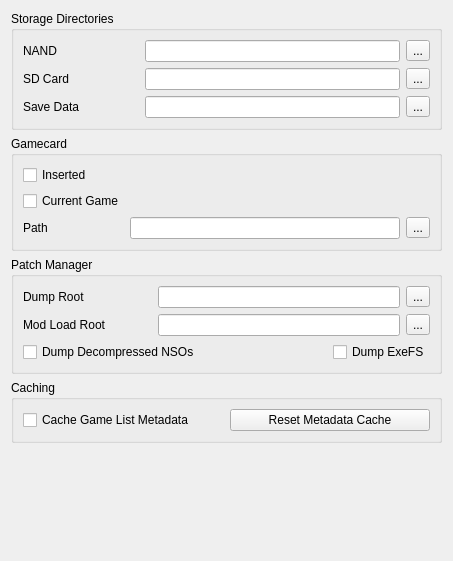
<?xml version="1.0" encoding="UTF-8"?>
<ui version="4.0">
 <class>ConfigureFilesystem</class>
 <widget class="QWidget" name="ConfigureFilesystem">
  <property name="geometry">
   <rect>
    <x>0</x>
    <y>0</y>
    <width>453</width>
    <height>561</height>
   </rect>
  </property>
  <property name="windowTitle">
   <string>Form</string>
  </property>
  <property name="accessibleName">
   <string>Filesystem</string>
  </property>
  <layout class="QVBoxLayout" name="verticalLayout">
   <item>
    <layout class="QVBoxLayout" name="verticalLayout_3">
     <item>
      <widget class="QGroupBox" name="groupBox">
       <property name="title">
        <string>Storage Directories</string>
       </property>
       <layout class="QGridLayout" name="gridLayout">
        <item row="0" column="0">
         <widget class="QLabel" name="label">
          <property name="text">
           <string>NAND</string>
          </property>
         </widget>
        </item>
        <item row="0" column="3">
         <widget class="QToolButton" name="nand_directory_button">
          <property name="text">
           <string>...</string>
          </property>
         </widget>
        </item>
        <item row="0" column="2">
         <widget class="QLineEdit" name="nand_directory_edit"/>
        </item>
        <item row="1" column="2">
         <widget class="QLineEdit" name="sdmc_directory_edit"/>
        </item>
        <item row="1" column="0">
         <widget class="QLabel" name="label_2">
          <property name="text">
           <string>SD Card</string>
          </property>
         </widget>
        </item>
        <item row="1" column="3">
         <widget class="QToolButton" name="sdmc_directory_button">
          <property name="text">
           <string>...</string>
          </property>
         </widget>
        </item>
        <item row="2" column="0">
         <widget class="QLabel" name="label_save">
          <property name="text">
           <string>Save Data</string>
          </property>
         </widget>
        </item>
        <item row="2" column="2">
         <widget class="QLineEdit" name="save_directory_edit"/>
        </item>
        <item row="2" column="3">
         <widget class="QToolButton" name="save_directory_button">
          <property name="text">
           <string>...</string>
          </property>
         </widget>
        </item>
        <item row="0" column="1">
         <spacer name="horizontalSpacer">
          <property name="orientation">
           <enum>Qt::Horizontal</enum>
          </property>
          <property name="sizeType">
           <enum>QSizePolicy::Maximum</enum>
          </property>
          <property name="sizeHint" stdset="0">
           <size>
            <width>60</width>
            <height>20</height>
           </size>
          </property>
         </spacer>
        </item>
       </layout>
      </widget>
     </item>
     <item>
      <widget class="QGroupBox" name="groupBox_2">
       <property name="title">
        <string>Gamecard</string>
       </property>
       <layout class="QGridLayout" name="gridLayout_2">
        <item row="2" column="1">
         <widget class="QLabel" name="label_3">
          <property name="text">
           <string>Path</string>
          </property>
         </widget>
        </item>
        <item row="2" column="2">
         <widget class="QLineEdit" name="gamecard_path_edit"/>
        </item>
        <item row="0" column="1">
         <widget class="QCheckBox" name="gamecard_inserted">
          <property name="text">
           <string>Inserted</string>
          </property>
         </widget>
        </item>
        <item row="1" column="1">
         <widget class="QCheckBox" name="gamecard_current_game">
          <property name="text">
           <string>Current Game</string>
          </property>
         </widget>
        </item>
        <item row="2" column="3">
         <widget class="QToolButton" name="gamecard_path_button">
          <property name="text">
           <string>...</string>
          </property>
         </widget>
        </item>
       </layout>
      </widget>
     </item>
     <item>
      <widget class="QGroupBox" name="groupBox_4">
       <property name="title">
        <string>Patch Manager</string>
       </property>
       <layout class="QGridLayout" name="gridLayout_4">
        <item row="1" column="2">
         <widget class="QLineEdit" name="load_path_edit"/>
        </item>
        <item row="0" column="2">
         <widget class="QLineEdit" name="dump_path_edit"/>
        </item>
        <item row="0" column="3">
         <widget class="QToolButton" name="dump_path_button">
          <property name="text">
           <string>...</string>
          </property>
         </widget>
        </item>
        <item row="1" column="3">
         <widget class="QToolButton" name="load_path_button">
          <property name="text">
           <string>...</string>
          </property>
         </widget>
        </item>
        <item row="2" column="0" colspan="4">
         <layout class="QHBoxLayout" name="horizontalLayout" stretch="1">
          <item>
           <widget class="QCheckBox" name="dump_nso">
            <property name="text">
             <string>Dump Decompressed NSOs</string>
            </property>
           </widget>
          </item>
          <item>
           <widget class="QCheckBox" name="dump_exefs">
            <property name="text">
             <string>Dump ExeFS</string>
            </property>
           </widget>
          </item>
         </layout>
        </item>
        <item row="1" column="0">
         <widget class="QLabel" name="label_9">
          <property name="text">
           <string>Mod Load Root</string>
          </property>
         </widget>
        </item>
        <item row="0" column="0">
         <widget class="QLabel" name="label_8">
          <property name="text">
           <string>Dump Root</string>
          </property>
         </widget>
        </item>
        <item row="0" column="1">
         <spacer name="horizontalSpacer_2">
          <property name="orientation">
           <enum>Qt::Horizontal</enum>
          </property>
          <property name="sizeType">
           <enum>QSizePolicy::Fixed</enum>
          </property>
          <property name="sizeHint" stdset="0">
           <size>
            <width>40</width>
            <height>20</height>
           </size>
          </property>
         </spacer>
        </item>
       </layout>
      </widget>
     </item>
     <item>
      <widget class="QGroupBox" name="groupBox_5">
       <property name="title">
        <string>Caching</string>
       </property>
       <layout class="QGridLayout" name="gridLayout_5">
        <item row="0" column="0" colspan="2">
         <layout class="QHBoxLayout" name="horizontalLayout_2">
          <item>
           <widget class="QCheckBox" name="cache_game_list">
            <property name="text">
             <string>Cache Game List Metadata</string>
            </property>
           </widget>
          </item>
          <item>
           <widget class="QPushButton" name="reset_game_list_cache">
            <property name="text">
             <string>Reset Metadata Cache</string>
            </property>
           </widget>
          </item>
         </layout>
        </item>
       </layout>
      </widget>
     </item>
    </layout>
   </item>
   <item>
    <spacer name="verticalSpacer">
     <property name="orientation">
      <enum>Qt::Vertical</enum>
     </property>
     <property name="sizeHint" stdset="0">
      <size>
       <width>20</width>
       <height>40</height>
      </size>
     </property>
    </spacer>
   </item>
  </layout>
 </widget>
 <resources/>
 <connections/>
</ui>
